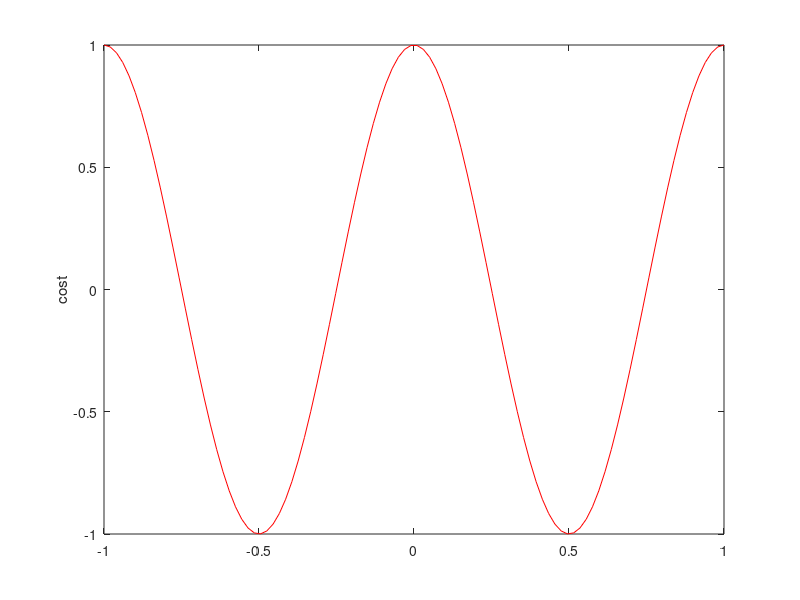

This chart was generated by the following MATLAB code:
% Regression test function (black blox) for FreeMat v4.0
% This function is autogenerated by helpgen.
function bbtest_success = bbtest_ylabel
  bbtest_success = 1;
NumErrors = 0;
try
  x = linspace(-1,1);

catch
  NumErrors = NumErrors + 1;
end
try
  y = cos(2*pi*x);

catch
  NumErrors = NumErrors + 1;
end
try
  plot(x,y,'r-');

catch
  NumErrors = NumErrors + 1;
end
try
  ylabel('cost');

catch
  NumErrors = NumErrors + 1;
end
try
  mprint ylabel1

catch
  NumErrors = NumErrors + 1;
end
if (NumErrors ~= 0) bbtest_success = 0; return; end
